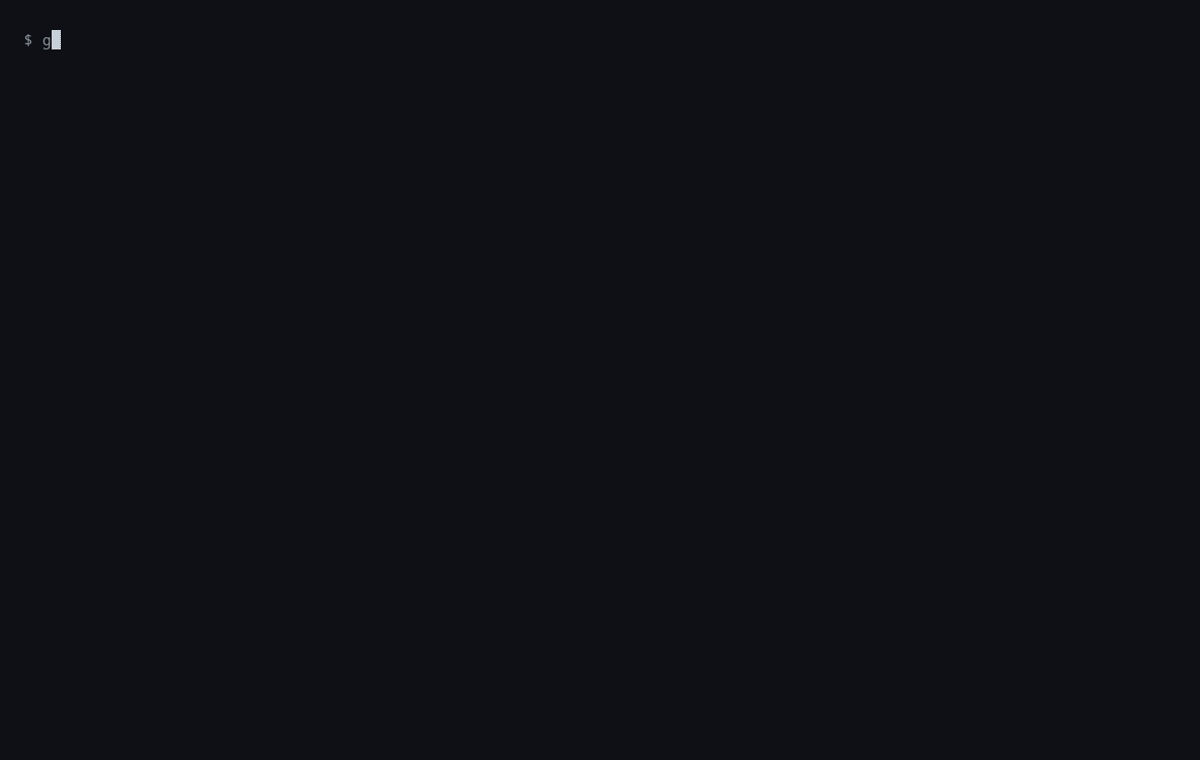
#> input picture docs/demo/garage.gif, 1200 x 760 px, found by its file name
$ python trim.py docs/demo/garage.gif docs/demo/garage.gif 2500
#> lines starting #> are read from the running program, lines starting #| are printed output that depends on the picture
"""Shorten the vhs recording: frames that differ from the previous one only by
a blinking cursor or a typed character are merged, and every pause is capped,
so waiting for the in-bay checks does not take half the GIF.

    python3 docs/demo/trim.py docs/demo/garage.gif docs/demo/garage.gif 2500
"""
import sys

from PIL import Image, ImageChops, ImageSequence

src, dst, cap = sys.argv[1], sys.argv[2], int(sys.argv[3])
frames, durs, prev = [], [], None
with Image.open(src) as im:
#> im is the input picture: PIL image 1200x760 P; mean R, G, B 15, 16, 21
    for f in ImageSequence.Iterator(im):
        rgb = f.convert("RGB")
        d = f.info.get("duration", 40)
        if prev is not None:
            box = ImageChops.difference(rgb, prev).getbbox()
            if box is None or (box[2] - box[0]) * (box[3] - box[1]) < 600:
                durs[-1] = min(durs[-1] + d, cap)
                continue
        frames.append(rgb)
        durs.append(min(d, cap))
        prev = rgb
#> this loop made 23 passes
#> (d, box) on passes 2 to 13: (40, (24, 30, 100, 51)), (40, (24, 30, 146, 51)), (80, (24, 30, 174, 51)), (40, (23, 30, 174, 70)), (2320, (23, 33, 1093, 129)), (40, (25, 35, 1090, 129)), (40, (25, 35, 1091, 129)), (40, (25, 34, 1092, 129)), (40, (25, 35, 1091, 129)), (80, (25, 34, 1092, 129)), (40, (23, 34, 1091, 148)), (40, (23, 34, 1092, 518))
#> d on pass 1: 40
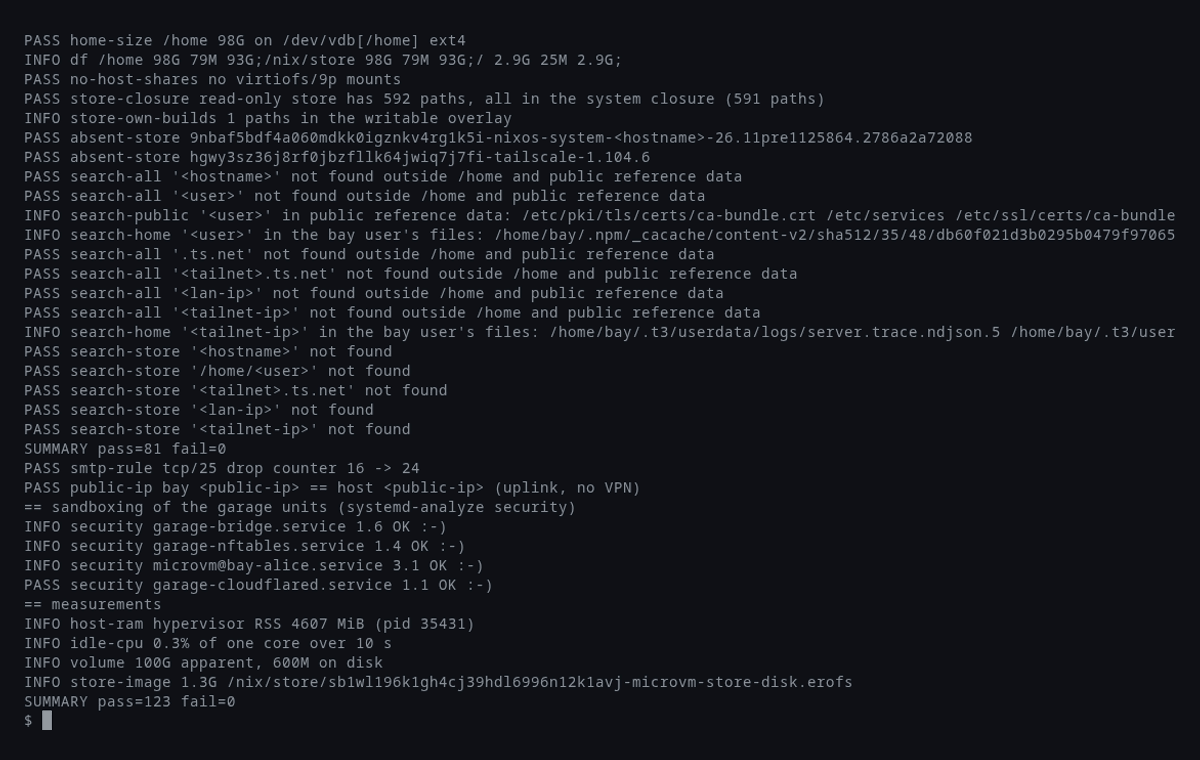
#> rgb: PIL image 1200x760 RGB; mean R, G, B 21, 22.5, 27.8
#> after the loop, durs = [40, 40, 40, 80, 40, 2320, 40, 40, 40, 40, 80, 40, 40, 40, 40, 40, 40, 1760, 600, 40, 2500, 1960, 2500]; frames = 23 items
durs[-1] = 6000  # hold the final screen
pal = [fr.quantize(colors=64, method=Image.Quantize.MEDIANCUT) for fr in frames]
#> pal = 23 items
pal[0].save(dst, save_all=True, append_images=pal[1:], duration=durs, loop=0, disposal=1)
print(f"{len(frames)} frames, {sum(durs) / 1000:.1f} s")
#| 23 frames, 15.9 s
